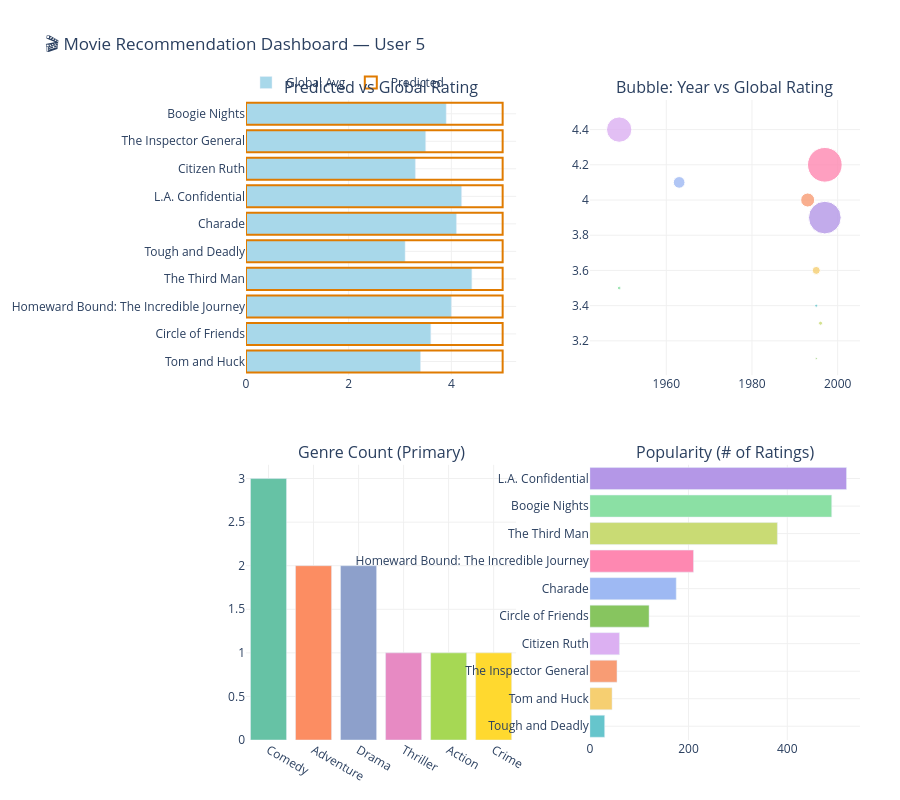

Notebook code cell kept with this figure:
### Markdown cell above
---
## 🔥 Bonus — Combined Dashboard
> All four key views in a single 2×2 subplot grid.

### Code cell
from plotly.subplots import make_subplots

fig6 = make_subplots(
    rows=2, cols=2,
    subplot_titles=[
        'Predicted vs Global Rating',
        'Bubble: Year vs Global Rating',
        'Genre Count (Primary)',
        'Popularity (# of Ratings)'
    ],
    vertical_spacing=0.14,
    horizontal_spacing=0.12
)

colors_list = px.colors.qualitative.Pastel[:len(df)]

# ── subplot 1: overlay bar
fig6.add_trace(go.Bar(
    y=df['Movie'], x=df['Avg_Global_Rating'],
    orientation='h', name='Global Avg',
    marker_color='#a8d8ea', showlegend=True
), row=1, col=1)
fig6.add_trace(go.Bar(
    y=df['Movie'], x=df['Predicted_Rating'],
    orientation='h', name='Predicted',
    marker=dict(color='rgba(0,0,0,0)', line=dict(color='#e07b00', width=2)),
    showlegend=True
), row=1, col=1)

# ── subplot 2: bubble
for i, row in df.iterrows():
    fig6.add_trace(go.Scatter(
        x=[row['Year']], y=[row['Avg_Global_Rating']],
        mode='markers',
        marker=dict(size=row['Num_Ratings']/15, color=colors_list[i], opacity=0.8,
                    line=dict(width=1, color='white')),
        name=row['Movie'], showlegend=False,
        hovertemplate=f"<b>{row['Movie']}</b><br>Year: {row['Year']}<br>Avg: {row['Avg_Global_Rating']}<extra></extra>"
    ), row=1, col=2)

# ── subplot 3: genre bar
gc = df['Primary_Genre'].value_counts()
fig6.add_trace(go.Bar(
    x=gc.index, y=gc.values,
    marker_color=px.colors.qualitative.Set2[:len(gc)],
    showlegend=False
), row=2, col=1)

# ── subplot 4: popularity
df_pop = df.sort_values('Num_Ratings', ascending=True)
fig6.add_trace(go.Bar(
    y=df_pop['Movie'], x=df_pop['Num_Ratings'],
    orientation='h',
    marker_color=px.colors.qualitative.Pastel[:len(df_pop)],
    showlegend=False
), row=2, col=2)

fig6.update_layout(
    title=dict(text='🎬 Movie Recommendation Dashboard — User 5', font=dict(size=17)),
    barmode='overlay',
    height=800,
    plot_bgcolor='white',
    paper_bgcolor='white',
    legend=dict(orientation='h', y=1.05, x=0),
    margin=dict(l=200, r=40, t=100, b=60)
)

fig6.update_xaxes(gridcolor='#f0f0f0')
fig6.update_yaxes(gridcolor='#f0f0f0')

fig6.show()
print('✅ Dashboard rendered!')

### Figure 1 — Plotly figure (JSON) as saved in the notebook; plotly's stock layout.template omitted (floating-point values rounded to 4 significant figures)
{"data": [{"marker": {"color": "#a8d8ea"}, "name": "Global Avg", "orientation": "h", "showlegend": true, "type": "bar", "x": [3.4, 3.6, 4.0, 4.4, 3.1, 4.1, 4.2, 3.3, 3.5, 3.9], "xaxis": "x", "y": ["Tom and Huck", "Circle of Friends", "Homeward Bound: The Incredible Journey", "The Third Man", "Tough and Deadly", "Charade", "L.A. Confidential", "Citizen Ruth", "The Inspector General", "Boogie Nights"], "yaxis": "y"}, {"marker": {"color": "rgba(0,0,0,0)", "line": {"color": "#e07b00", "width": 2}}, "name": "Predicted", "orientation": "h", "showlegend": true, "type": "bar", "x": [5.0, 5.0, 5.0, 5.0, 5.0, 5.0, 5.0, 5.0, 5.0, 5.0], "xaxis": "x", "y": ["Tom and Huck", "Circle of Friends", "Homeward Bound: The Incredible Journey", "The Third Man", "Tough and Deadly", "Charade", "L.A. Confidential", "Citizen Ruth", "The Inspector General", "Boogie Nights"], "yaxis": "y"}, {"hovertemplate": "<b>Tom and Huck</b><br>Year: 1995<br>Avg: 3.4<extra></extra>", "marker": {"color": "rgb(102, 197, 204)", "line": {"color": "white", "width": 1}, "opacity": 0.8, "size": 3}, "mode": "markers", "name": "Tom and Huck", "showlegend": false, "type": "scatter", "x": [1995], "xaxis": "x2", "y": [3.4], "yaxis": "y2"}, {"hovertemplate": "<b>Circle of Friends</b><br>Year: 1995<br>Avg: 3.6<extra></extra>", "marker": {"color": "rgb(246, 207, 113)", "line": {"color": "white", "width": 1}, "opacity": 0.8, "size": 8}, "mode": "markers", "name": "Circle of Friends", "showlegend": false, "type": "scatter", "x": [1995], "xaxis": "x2", "y": [3.6], "yaxis": "y2"}, {"hovertemplate": "<b>Homeward Bound: The Incredible Journey</b><br>Year: 1993<br>Avg: 4.0<extra></extra>", "marker": {"color": "rgb(248, 156, 116)", "line": {"color": "white", "width": 1}, "opacity": 0.8, "size": 14}, "mode": "markers", "name": "Homeward Bound: The Incredible Journey", "showlegend": false, "type": "scatter", "x": [1993], "xaxis": "x2", "y": [4], "yaxis": "y2"}, {"hovertemplate": "<b>The Third Man</b><br>Year: 1949<br>Avg: 4.4<extra></extra>", "marker": {"color": "rgb(220, 176, 242)", "line": {"color": "white", "width": 1}, "opacity": 0.8, "size": 25.33}, "mode": "markers", "name": "The Third Man", "showlegend": false, "type": "scatter", "x": [1949], "xaxis": "x2", "y": [4.4], "yaxis": "y2"}, {"hovertemplate": "<b>Tough and Deadly</b><br>Year: 1995<br>Avg: 3.1<extra></extra>", "marker": {"color": "rgb(135, 197, 95)", "line": {"color": "white", "width": 1}, "opacity": 0.8, "size": 2}, "mode": "markers", "name": "Tough and Deadly", "showlegend": false, "type": "scatter", "x": [1995], "xaxis": "x2", "y": [3.1], "yaxis": "y2"}, {"hovertemplate": "<b>Charade</b><br>Year: 1963<br>Avg: 4.1<extra></extra>", "marker": {"color": "rgb(158, 185, 243)", "line": {"color": "white", "width": 1}, "opacity": 0.8, "size": 11.67}, "mode": "markers", "name": "Charade", "showlegend": false, "type": "scatter", "x": [1963], "xaxis": "x2", "y": [4.1], "yaxis": "y2"}, {"hovertemplate": "<b>L.A. Confidential</b><br>Year: 1997<br>Avg: 4.2<extra></extra>", "marker": {"color": "rgb(254, 136, 177)", "line": {"color": "white", "width": 1}, "opacity": 0.8, "size": 34.67}, "mode": "markers", "name": "L.A. Confidential", "showlegend": false, "type": "scatter", "x": [1997], "xaxis": "x2", "y": [4.2], "yaxis": "y2"}, {"hovertemplate": "<b>Citizen Ruth</b><br>Year: 1996<br>Avg: 3.3<extra></extra>", "marker": {"color": "rgb(201, 219, 116)", "line": {"color": "white", "width": 1}, "opacity": 0.8, "size": 4}, "mode": "markers", "name": "Citizen Ruth", "showlegend": false, "type": "scatter", "x": [1996], "xaxis": "x2", "y": [3.3], "yaxis": "y2"}, {"hovertemplate": "<b>The Inspector General</b><br>Year: 1949<br>Avg: 3.5<extra></extra>", "marker": {"color": "rgb(139, 224, 164)", "line": {"color": "white", "width": 1}, "opacity": 0.8, "size": 3.667}, "mode": "markers", "name": "The Inspector General", "showlegend": false, "type": "scatter", "x": [1949], "xaxis": "x2", "y": [3.5], "yaxis": "y2"}, {"hovertemplate": "<b>Boogie Nights</b><br>Year: 1997<br>Avg: 3.9<extra></extra>", "marker": {"color": "rgb(180, 151, 231)", "line": {"color": "white", "width": 1}, "opacity": 0.8, "size": 32.67}, "mode": "markers", "name": "Boogie Nights", "showlegend": false, "type": "scatter", "x": [1997], "xaxis": "x2", "y": [3.9], "yaxis": "y2"}, {"marker": {"color": ["rgb(102,194,165)", "rgb(252,141,98)", "rgb(141,160,203)", "rgb(231,138,195)", "rgb(166,216,84)", "rgb(255,217,47)"]}, "showlegend": false, "type": "bar", "x": ["Comedy", "Adventure", "Drama", "Thriller", "Action", "Crime"], "xaxis": "x3", "y": [3, 2, 2, 1, 1, 1], "yaxis": "y3"}, {"marker": {"color": ["rgb(102, 197, 204)", "rgb(246, 207, 113)", "rgb(248, 156, 116)", "rgb(220, 176, 242)", "rgb(135, 197, 95)", "rgb(158, 185, 243)", "rgb(254, 136, 177)", "rgb(201, 219, 116)", "rgb(139, 224, 164)", "rgb(180, 151, 231)"]}, "orientation": "h", "showlegend": false, "type": "bar", "x": [30, 45, 55, 60, 120, 175, 210, 380, 490, 520], "xaxis": "x4", "y": ["Tough and Deadly", "Tom and Huck", "The Inspector General", "Citizen Ruth", "Circle of Friends", "Charade", "Homeward Bound: The Incredible Journey", "The Third Man", "Boogie Nights", "L.A. Confidential"], "yaxis": "y4"}], "layout": {"annotations": [{"font": {"size": 16}, "showarrow": false, "text": "Predicted vs Global Rating", "x": 0.22, "xanchor": "center", "xref": "paper", "y": 1, "yanchor": "bottom", "yref": "paper"}, {"font": {"size": 16}, "showarrow": false, "text": "Bubble: Year vs Global Rating", "x": 0.78, "xanchor": "center", "xref": "paper", "y": 1, "yanchor": "bottom", "yref": "paper"}, {"font": {"size": 16}, "showarrow": false, "text": "Genre Count (Primary)", "x": 0.22, "xanchor": "center", "xref": "paper", "y": 0.43, "yanchor": "bottom", "yref": "paper"}, {"font": {"size": 16}, "showarrow": false, "text": "Popularity (# of Ratings)", "x": 0.78, "xanchor": "center", "xref": "paper", "y": 0.43, "yanchor": "bottom", "yref": "paper"}], "barmode": "overlay", "height": 800, "legend": {"orientation": "h", "x": 0, "y": 1.05}, "margin": {"b": 60, "l": 200, "r": 40, "t": 100}, "paper_bgcolor": "white", "plot_bgcolor": "white", "title": {"font": {"size": 17}, "text": "🎬 Movie Recommendation Dashboard — User 5"}, "xaxis": {"anchor": "y", "domain": [0, 0.44], "gridcolor": "#f0f0f0"}, "xaxis2": {"anchor": "y2", "domain": [0.56, 1], "gridcolor": "#f0f0f0"}, "xaxis3": {"anchor": "y3", "domain": [0, 0.44], "gridcolor": "#f0f0f0"}, "xaxis4": {"anchor": "y4", "domain": [0.56, 1], "gridcolor": "#f0f0f0"}, "yaxis": {"anchor": "x", "domain": [0.57, 1], "gridcolor": "#f0f0f0"}, "yaxis2": {"anchor": "x2", "domain": [0.57, 1], "gridcolor": "#f0f0f0"}, "yaxis3": {"anchor": "x3", "domain": [0, 0.43], "gridcolor": "#f0f0f0"}, "yaxis4": {"anchor": "x4", "domain": [0, 0.43], "gridcolor": "#f0f0f0"}}}
